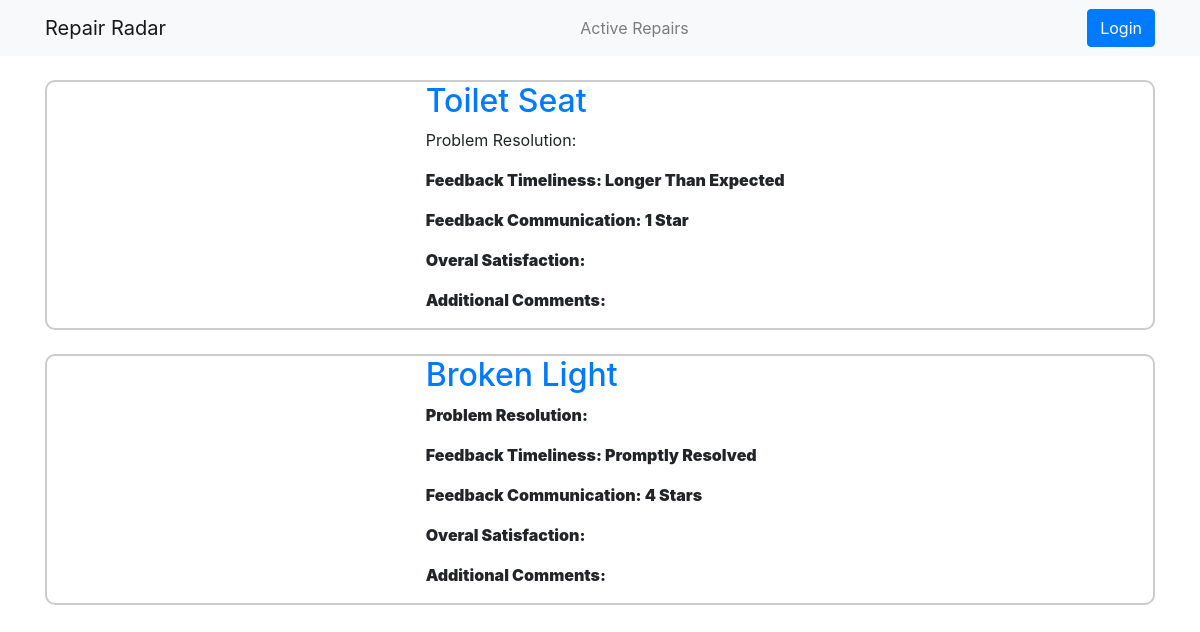
/feedback/, run on an earlier commit of the app's database.
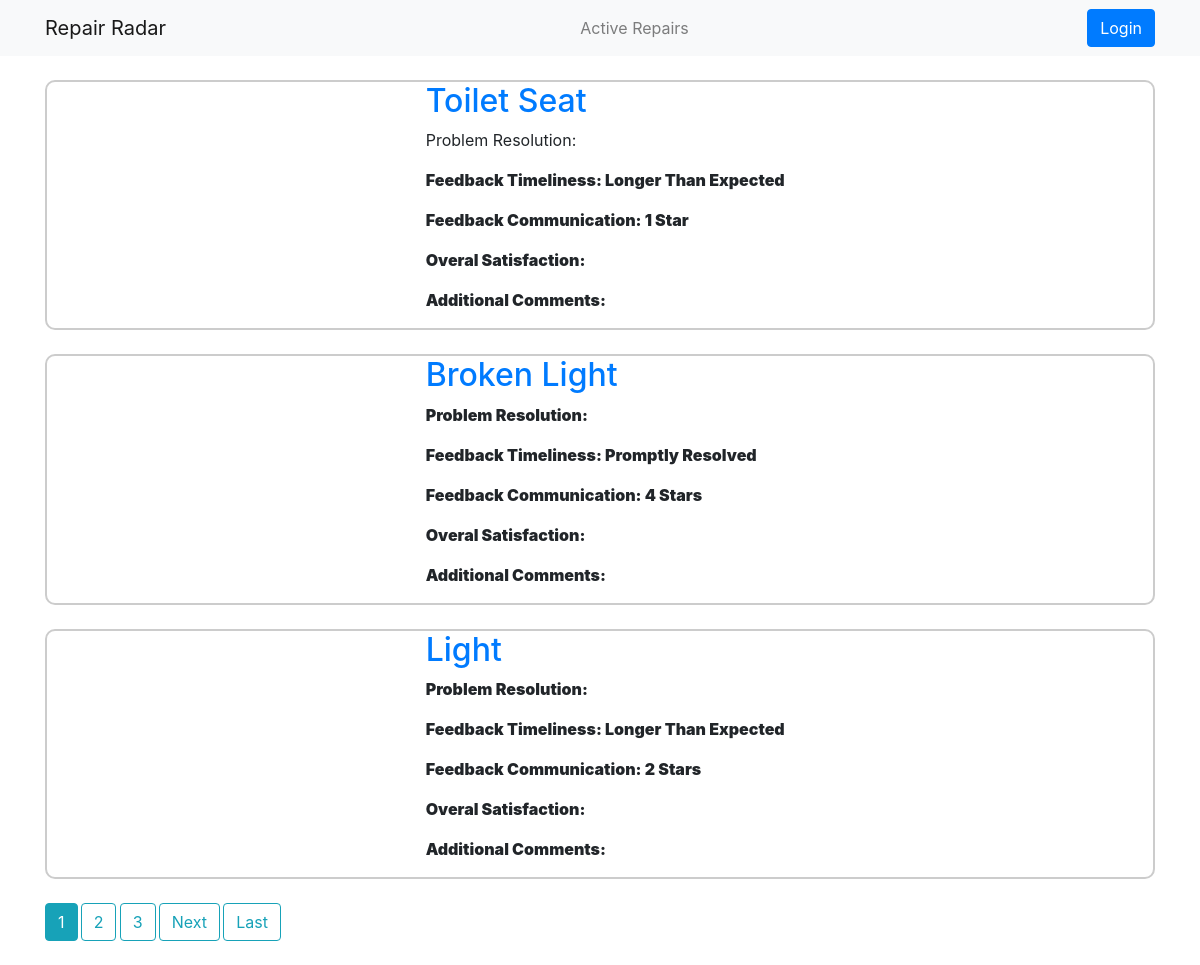
And on a later commit of the database.
### repairadar_app/models.py (models this page shows, shortened)
class Feedback(models.Model):
    rating_choices=[
        ('1 Star', '1 Star'),
        ('2 Stars', '2 Stars'),
        ('3 Stars', '3 Stars'),
        ('4 Stars', '4 Stars'),
        ('5 Stars', '5 Stars'),
    ]
    time_choices = [
        ('Longer Than Expected', 'Longer Than Expected'),
        ('Reasonable Amount Of Time', 'Reasonable Amount Of Time'),
        ('Promptly Resolved', 'Promptly Resolved'),
    ]
    problemDescription = models.CharField(verbose_name='Problem Description', max_length=100)
    problemLink = models.CharField(verbose_name='Link To Problem (only part after .com)', max_length=100, default='None')
    resolutionDescription = models.CharField(verbose_name='Resolution Description (if any)', max_length=100)
    feedbackTime = models.CharField(verbose_name='Timeliness of Resolution', choices=time_choices, max_length=100)
    feedbackCommunication = models.CharField(verbose_name='Rate Our Communication', choices=rating_choices, max_length=100)
    feedbackOverallSatisfaction = models.CharField(verbose_name='Your Overall Satisfaction', choices=rating_choices, max_length=100)
    feedbackAdditional = models.TextField(verbose_name=' Any Additional Comments')

### repairadar_app/views.py (the view)
# urls.py: path('feedback/', FeedbackListView.as_view(), name='repair-feedback'),
class FeedbackListView(ListView):
    model = Feedback
    template_name = 'repairadar_app/feedback.html'
    context_object_name = 'feedbacks'
    paginate_by = 3

### repairadar_app/templates/repairadar_app/feedback.html (shortened to what this page needs)
{%extends "repairadar_app/base.html" %}
{% block content %}
    {% for feedback in feedbacks %}
        <article class="post vt-post custom-border my-4">
            <div class="row">
                <div class="col-xs-12 col-sm-5 col-md-5 col-lg-4">
                </div>
                <div class="col-xs-12 col-sm-7 col-md-7 col-lg-8">
                    <div class="caption">
                        <h2 class='title'>
                            <a href="http://{{ feedback.problemLink}}">{{ feedback.problemDescription }}</a>
                        </h2>
                        <p> Problem Resolution: <strong> {{ feedback.problemResolution }} <strong></p>
                        <p> Feedback Timeliness: <strong> {{ feedback.feedbackTime }} <strong></p>
                        <p> Feedback Communication: <strong> {{ feedback.feedbackCommunication }} <strong></p>
                        <p> Overal Satisfaction: <strong> {{ feedback.overallSatisfaction }} <strong></p>
                        <p> Additional Comments: <strong> {{ feedback.additionalComments }} <strong></p>
                    </div>
                </div>
            </div>
        </article>
    {% endfor %}
    {% if is_paginated %}
      {% for num in page_obj.paginator.page_range %}
        {% if page_obj.number == num %}
          <a class="btn btn-info mb-4" href="?page={{ num }}">{{ num }}</a>
        {% elif num > page_obj.number|add:'-3' and num < page_obj.number|add:'3' %}
          <a class="btn btn-outline-info mb-4" href="?page={{ num }}">{{ num }}</a>
        {% endif %}
      {% endfor %}
      {% if page_obj.has_next %}
        <a class="btn btn-outline-info mb-4" href="?page={{ page_obj.next_page_number }}">Next</a>
        <a class="btn btn-outline-info mb-4" href="?page={{ page_obj.paginator.num_pages }}">Last</a>
      {% endif %}
    {% endif %}
{% endblock %}

What changed in the data, as far as the page shows it:
added Feedback: problemDescription "Light", feedbackTime "Longer Than Expected", feedbackCommunication "2 Stars"
Also different on the page:
new list line: "1"
new list line: "2"
new list line: "3"
text now shown: "Next Last"
